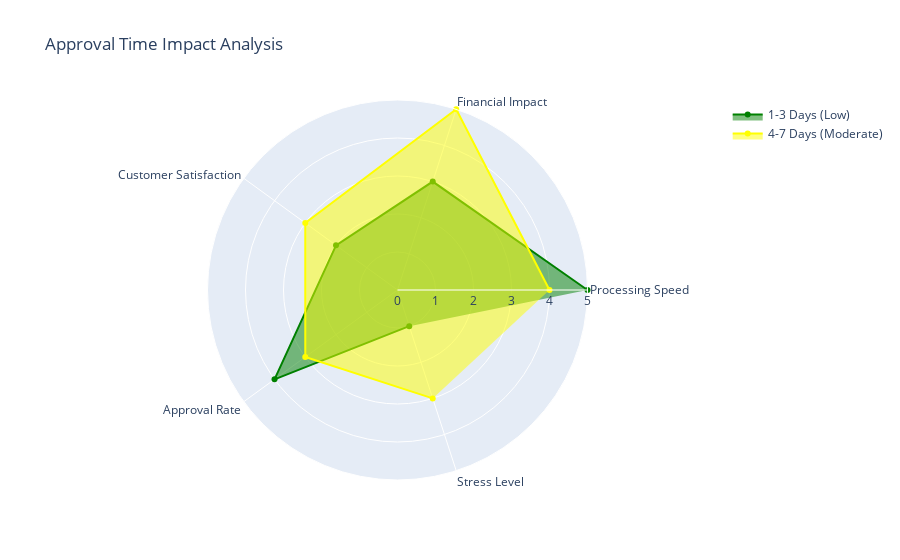

Write notebook code for a chart like this one.
### Code cell
import plotly.graph_objects as go

categories = ['Processing Speed', 'Financial Impact', 'Customer Satisfaction', 
              'Approval Rate', 'Stress Level']

fig = go.Figure()

fig.add_trace(go.Scatterpolar(
      r=[5, 3, 2, 4, 1],
      theta=categories,
      fill='toself',
      name='1-3 Days (Low)',
      line_color='green'
))

fig.add_trace(go.Scatterpolar(
      r=[4, 5, 3, 3, 3],
      theta=categories,
      fill='toself',
      name='4-7 Days (Moderate)',
      line_color='yellow'
))

fig.update_layout(
  polar=dict(
    radialaxis=dict(
      visible=True,
      range=[0, 5]
    )),
  showlegend=True,
  title="Approval Time Impact Analysis"
)

fig.show()

### Figure 1 — Plotly figure (JSON) as saved in the notebook; plotly's stock layout.template omitted (floating-point values rounded to 4 significant figures)
{"data": [{"fill": "toself", "line": {"color": "green"}, "name": "1-3 Days (Low)", "r": [5, 3, 2, 4, 1], "theta": ["Processing Speed", "Financial Impact", "Customer Satisfaction", "Approval Rate", "Stress Level"], "type": "scatterpolar"}, {"fill": "toself", "line": {"color": "yellow"}, "name": "4-7 Days (Moderate)", "r": [4, 5, 3, 3, 3], "theta": ["Processing Speed", "Financial Impact", "Customer Satisfaction", "Approval Rate", "Stress Level"], "type": "scatterpolar"}], "layout": {"polar": {"radialaxis": {"range": [0, 5], "visible": true}}, "showlegend": true, "title": {"text": "Approval Time Impact Analysis"}}}
